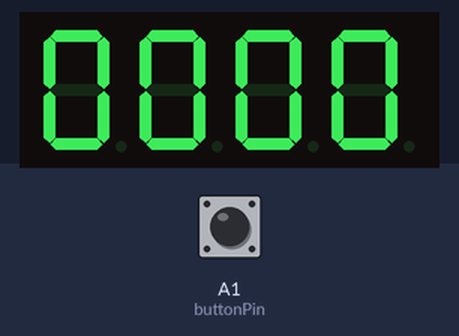
A sketch run on a simulated Arduino Nano, built with avr-gcc and run on an emulated ATmega328P. Parts: 4-digit seven-segment display. Wiring (inferred from the names in the program): 4-digit 7-segment display, segments lit when HIGH: segments pin 2, pin 3, pin 4, pin 5, pin 6, pin 7, pin 8; digit selects pin 9, pin 10, pin 11, pin 12. Inputs (shaded band) come from the test bench; at power-on: A1 (buttonPin) LOW. The segment pins are drawn as the display they are named for.

Above: at 1.2 s.
1.3 s: A1 (buttonPin) pulled HIGH for 3.2 s
At 5.6 s:
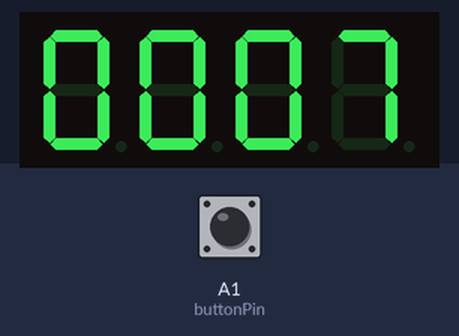
6.0 s: A1 (buttonPin) pulled HIGH for 0.15 s
At 7.1 s:
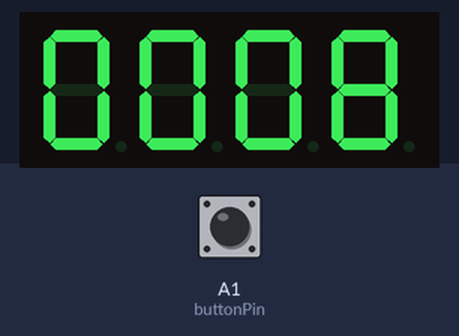
7.6 s: A1 (buttonPin) pulled HIGH for 1 s
At 9.3 s:
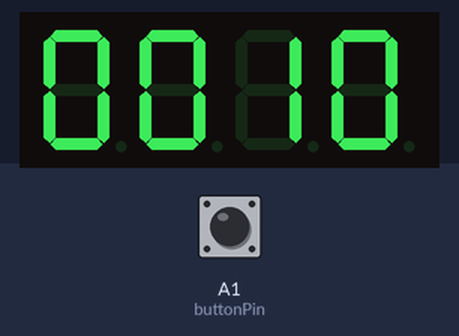
10.1 s: A1 (buttonPin) pulled HIGH for 0.15 s
At 11.4 s:
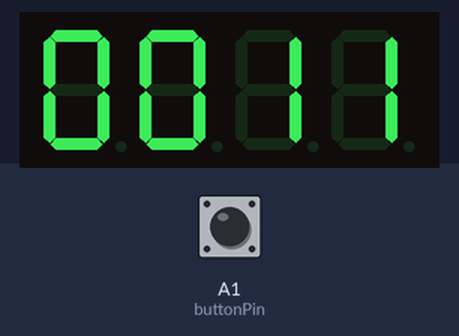
Timing chart, 0 to 12.7 s (numbered marks = the images above; inputs shaded):
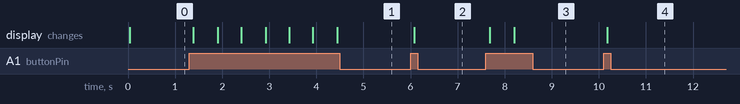

The sketch:

shinycounter.ino
```cpp
// manual Arduino Nano counter for shiny hunting

int pinA = 2;
int pinB = 3;
int pinC = 4;
int pinD = 5;
int pinE = 6;
int pinF = 7;
int pinG = 8;
int D1 = 9;
int D2 = 10;
int D3 = 11;
int D4 = 12;

int buttonPin = A1;

//
// the setup routine runs once when you press reset:
void setup() {

  pinMode(buttonPin, INPUT);

  pinMode(pinA, OUTPUT);
  pinMode(pinB, OUTPUT);
  pinMode(pinC, OUTPUT);
  pinMode(pinD, OUTPUT);
  pinMode(pinE, OUTPUT);
  pinMode(pinF, OUTPUT);
  pinMode(pinG, OUTPUT);
  pinMode(D1, OUTPUT);
  pinMode(D2, OUTPUT);
  pinMode(D3, OUTPUT);
  pinMode(D4, OUTPUT);
}

void setDigitConfig(int * array, int number) {
  if (number < 0 || number > 9) {
    number = 0;
  }
  switch (number) {
    case 0:
      array[0] = HIGH;
      array[1] = HIGH;
      array[2] = HIGH;
      array[3] = HIGH;
      array[4] = HIGH;
      array[5] = HIGH;
      array[6] = LOW;
      break;
    case 1:
      array[0] = LOW;
      array[1] = HIGH;
      array[2] = HIGH;
      array[3] = LOW;
      array[4] = LOW;
      array[5] = LOW;
      array[6] = LOW;
      break;
    case 2:
      array[0] = HIGH;
      array[1] = HIGH;
      array[2] = LOW;
      array[3] = HIGH;
      array[4] = HIGH;
      array[5] = LOW;
      array[6] = HIGH;
      break;
    case 3:
      array[0] = HIGH;
      array[1] = HIGH;
      array[2] = HIGH;
      array[3] = HIGH;
      array[4] = LOW;
      array[5] = LOW;
      array[6] = HIGH;
      break;
    case 4:
      array[0] = LOW;
      array[1] = HIGH;
      array[2] = HIGH;
      array[3] = LOW;
      array[4] = LOW;
      array[5] = HIGH;
      array[6] = HIGH;
      break;
    case 5:
      array[0] = HIGH;
      array[1] = LOW;
      array[2] = HIGH;
      array[3] = HIGH;
      array[4] = LOW;
      array[5] = HIGH;
      array[6] = HIGH;
      break;
    case 6:
      array[0] = HIGH;
      array[1] = LOW;
      array[2] = HIGH;
      array[3] = HIGH;
      array[4] = HIGH;
      array[5] = HIGH;
      array[6] = HIGH;
      break;
    case 7:
      array[0] = HIGH;
      array[1] = HIGH;
      array[2] = HIGH;
      array[3] = LOW;
      array[4] = LOW;
      array[5] = LOW;
      array[6] = LOW;
      break;
    case 8:
      array[0] = HIGH;
      array[1] = HIGH;
      array[2] = HIGH;
      array[3] = HIGH;
      array[4] = HIGH;
      array[5] = HIGH;
      array[6] = HIGH;
      break;
    case 9:
      array[0] = HIGH;
      array[1] = HIGH;
      array[2] = HIGH;
      array[3] = HIGH;
      array[4] = LOW;
      array[5] = HIGH;
      array[6] = HIGH;
      break;
  }
  return array;
}

void displayNumToDigit(int digit, int num) {
  switch (digit) {
    case 0:
      digitalWrite(D1, LOW);
      digitalWrite(D2, HIGH);
      digitalWrite(D3, HIGH);
      digitalWrite(D4, HIGH);
      break;
    case 1:
      digitalWrite(D1, HIGH);
      digitalWrite(D2, LOW);
      digitalWrite(D3, HIGH);
      digitalWrite(D4, HIGH);
      break;
    case 2:
      digitalWrite(D1, HIGH);
      digitalWrite(D2, HIGH);
      digitalWrite(D3, LOW);
      digitalWrite(D4, HIGH);
      break;
    case 3:
      digitalWrite(D1, HIGH);
      digitalWrite(D2, HIGH);
      digitalWrite(D3, HIGH);
      digitalWrite(D4, LOW);
      break;
  }
  int nums[7];
  setDigitConfig(nums, num);
  digitalWrite(pinA, nums[0]);
  digitalWrite(pinB, nums[1]);
  digitalWrite(pinC, nums[2]);
  digitalWrite(pinD, nums[3]);
  digitalWrite(pinE, nums[4]);
  digitalWrite(pinF, nums[5]);
  digitalWrite(pinG, nums[6]);
}


void displayNumber(int n) {
  if (n < 0 || n > 9999) {
    n = 0;
  }
  int num0 = n / 1000;
  int num1 = (n / 100) % 10;
  int num2 = (n / 10) % 10;
  int num3 = n % 10;
  displayNumToDigit(0, num0);
  delay(5.5);
  displayNumToDigit(1, num1);
  delay(5.5);
  displayNumToDigit(2, num2);
  delay(5.5);
  displayNumToDigit(3, num3);
  delay(5.5);
}

boolean buttonState;
int count = 0;
int lastPressTime = 0;

void loop() {
   buttonState = digitalRead(buttonPin);
   int timeSincePress = millis() - lastPressTime;
   if (buttonState && timeSincePress > 500) {
    count += 1;
    lastPressTime = millis();
   }
   displayNumber(count);
}
```

Measured:
- after the input at 1.3 s, the display: first changes after 0.08 s (image 1 shows a later state)
- after the input at 6.0 s, the display: changes after 0.08 s (image 2)
- after the input at 7.6 s, the display: first changes after 0.08 s (image 3 shows a later state)
- after the input at 10.1 s, the display: changes after 0.08 s (image 4)
